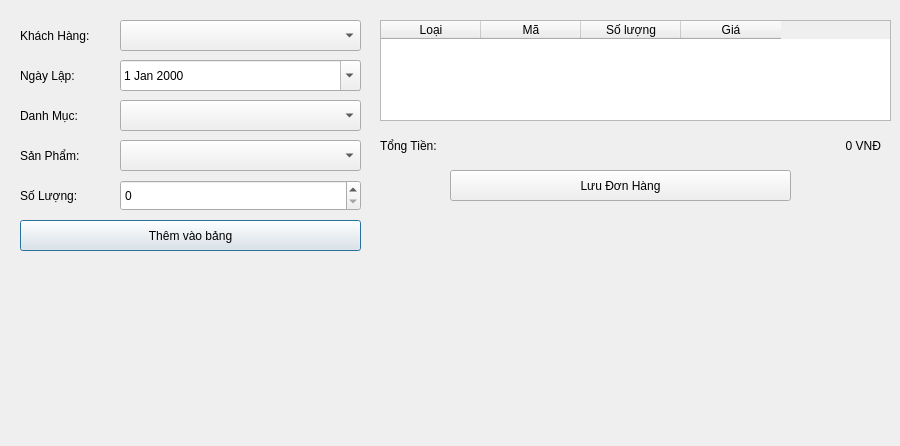
<?xml version="1.0" encoding="UTF-8"?>
<ui version="4.0">
 <class>AddOrderDialog</class>
 <widget class="QDialog" name="AddOrderDialog">
  <property name="geometry">
   <rect>
    <x>0</x>
    <y>0</y>
    <width>900</width>
    <height>446</height>
   </rect>
  </property>
  <property name="windowTitle">
   <string>Thêm Đơn Hàng</string>
  </property>
  <widget class="QLabel" name="label_khach_hang">
   <property name="geometry">
    <rect>
     <x>20</x>
     <y>20</y>
     <width>81</width>
     <height>31</height>
    </rect>
   </property>
   <property name="text">
    <string>Khách Hàng:</string>
   </property>
  </widget>
  <widget class="QComboBox" name="combo_khach">
   <property name="geometry">
    <rect>
     <x>120</x>
     <y>20</y>
     <width>241</width>
     <height>31</height>
    </rect>
   </property>
  </widget>
  <widget class="QLabel" name="label_ngay_lap">
   <property name="geometry">
    <rect>
     <x>20</x>
     <y>60</y>
     <width>81</width>
     <height>31</height>
    </rect>
   </property>
   <property name="text">
    <string>Ngày Lập:</string>
   </property>
  </widget>
  <widget class="QDateEdit" name="date_edit">
   <property name="geometry">
    <rect>
     <x>120</x>
     <y>60</y>
     <width>241</width>
     <height>31</height>
    </rect>
   </property>
   <property name="calendarPopup">
    <bool>true</bool>
   </property>
  </widget>
  <widget class="QLabel" name="label_danh_muc">
   <property name="geometry">
    <rect>
     <x>20</x>
     <y>100</y>
     <width>81</width>
     <height>31</height>
    </rect>
   </property>
   <property name="text">
    <string>Danh Mục:</string>
   </property>
  </widget>
  <widget class="QComboBox" name="combo_danhmuc">
   <property name="geometry">
    <rect>
     <x>120</x>
     <y>100</y>
     <width>241</width>
     <height>31</height>
    </rect>
   </property>
  </widget>
  <widget class="QComboBox" name="combo_sanpham">
   <property name="geometry">
    <rect>
     <x>120</x>
     <y>140</y>
     <width>241</width>
     <height>31</height>
    </rect>
   </property>
  </widget>
  <widget class="QLabel" name="label_san_pham">
   <property name="geometry">
    <rect>
     <x>20</x>
     <y>140</y>
     <width>81</width>
     <height>31</height>
    </rect>
   </property>
   <property name="text">
    <string>Sản Phẩm:</string>
   </property>
  </widget>
  <widget class="QLabel" name="label_so_luong">
   <property name="geometry">
    <rect>
     <x>20</x>
     <y>180</y>
     <width>81</width>
     <height>31</height>
    </rect>
   </property>
   <property name="text">
    <string>Số Lượng:</string>
   </property>
  </widget>
  <widget class="QSpinBox" name="spin_sl">
   <property name="geometry">
    <rect>
     <x>120</x>
     <y>180</y>
     <width>241</width>
     <height>31</height>
    </rect>
   </property>
  </widget>
  <widget class="QPushButton" name="btn_add">
   <property name="geometry">
    <rect>
     <x>20</x>
     <y>220</y>
     <width>341</width>
     <height>31</height>
    </rect>
   </property>
   <property name="text">
    <string>Thêm vào bảng</string>
   </property>
  </widget>
  <widget class="QTableWidget" name="table">
   <property name="geometry">
    <rect>
     <x>380</x>
     <y>20</y>
     <width>511</width>
     <height>101</height>
    </rect>
   </property>
   <column>
    <property name="text">
     <string>Loại</string>
    </property>
   </column>
   <column>
    <property name="text">
     <string>Mã</string>
    </property>
   </column>
   <column>
    <property name="text">
     <string>Số lượng</string>
    </property>
   </column>
   <column>
    <property name="text">
     <string>Giá</string>
    </property>
   </column>
  </widget>
  <widget class="QLabel" name="label_tong_tien">
   <property name="geometry">
    <rect>
     <x>380</x>
     <y>130</y>
     <width>81</width>
     <height>31</height>
    </rect>
   </property>
   <property name="text">
    <string>Tổng Tiền:</string>
   </property>
  </widget>
  <widget class="QLabel" name="label_tong_tien_value">
   <property name="geometry">
    <rect>
     <x>640</x>
     <y>130</y>
     <width>241</width>
     <height>31</height>
    </rect>
   </property>
   <property name="text">
    <string>0 VNĐ</string>
   </property>
   <property name="alignment">
    <set>Qt::AlignRight|Qt::AlignTrailing|Qt::AlignVCenter</set>
   </property>
  </widget>
  <widget class="QPushButton" name="btn_save">
   <property name="geometry">
    <rect>
     <x>450</x>
     <y>170</y>
     <width>341</width>
     <height>31</height>
    </rect>
   </property>
   <property name="text">
    <string>Lưu Đơn Hàng</string>
   </property>
  </widget>
 </widget>
 <resources/>
 <connections/>
</ui>
